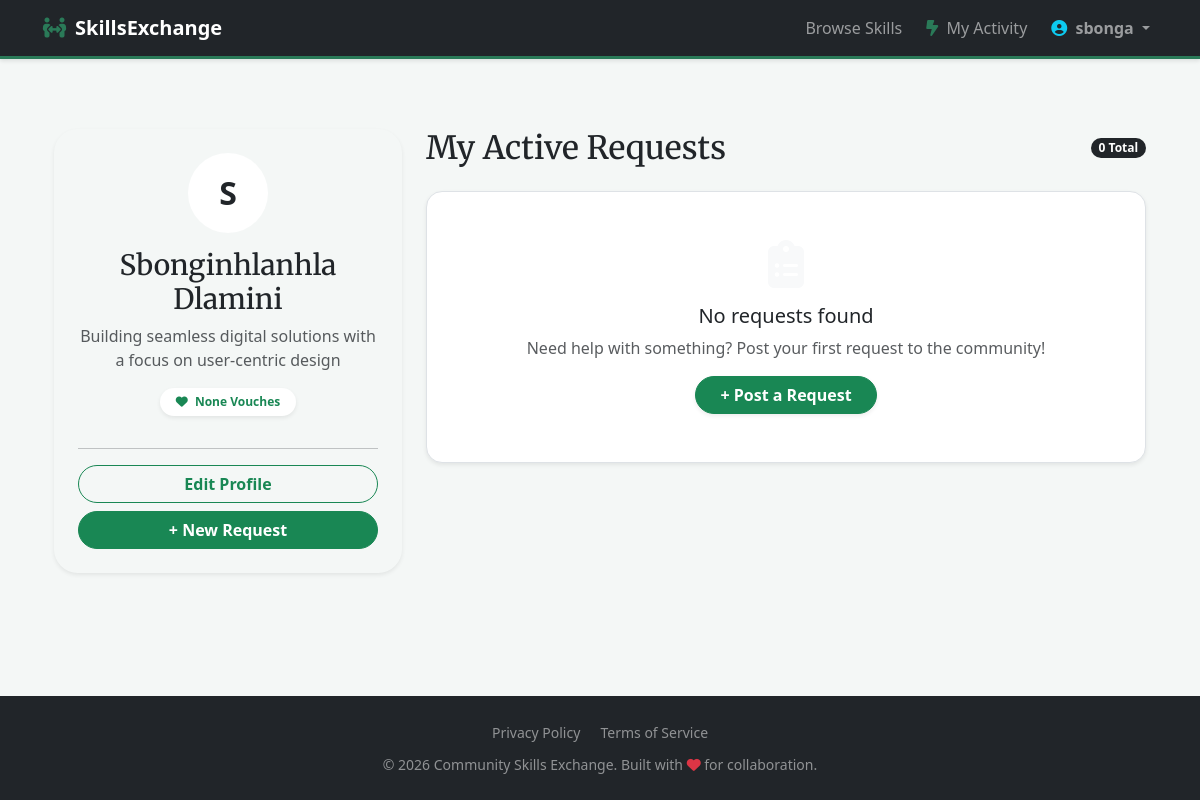
The page /dashboard (signed in) on the database its author committed.
### app/models.py (models this page shows, shortened)
class User(db.Model, UserMixin):
    id = db.Column(db.Integer, primary_key=True)
    first_name = db.Column(db.String(50), nullable=False)
    last_name = db.Column(db.String(50), nullable=False)
    username = db.Column(db.String(20), unique=True, nullable=False)
    email = db.Column(db.String(120), unique=True, nullable=False)
    certificate_file = db.Column(db.String(120), nullable=True)
    confirmed = db.Column(db.Boolean, nullable=False, default=False)
    password = db.Column(db.String(60), nullable=False)
    profile_pic = db.Column(db.String(20), nullable=False, default='default.jpg')
    headline = db.Column(db.String(100), nullable=True)
    phone = db.Column(db.String(20), nullable=True)
    bio = db.Column(db.Text, nullable=True)
    vouch_count = db.Column(db.Integer, default=0)
    skill_cat = db.Column(db.String(50), nullable=True)
    skill_level = db.Column(db.String(20), nullable=True)
    help_text = db.Column(db.Text, nullable=True)
    skills_learn = db.Column(db.String(200), nullable=True)
    time_commit = db.Column(db.String(50), nullable=True)
    languages = db.Column(db.String(100), nullable=True)
    method_zoom = db.Column(db.Boolean, default=False)
    method_inperson = db.Column(db.Boolean, default=False)
    linkedin = db.Column(db.String(150), nullable=True)
    instagram = db.Column(db.String(150), nullable=True)
    requests = db.relationship('Request', backref='author', lazy=True)
    ratings_received = db.relationship('Rating', foreign_keys='Rating.rated_user_id', backref='target', lazy=True)

### app/routes.py (the view)
@app.route("/dashboard")
@login_required
def dashboard():
    my_requests = Request.query.filter_by(user_id=current_user.id).order_by(Request.date_posted.desc()).all()
    return render_template('dashboard.html', title='My Dashboard', requests=my_requests)

### app/models.py (called while the page is built)
@login_manager.user_loader
def load_user(user_id):
    return User.query.get(int(user_id))

### app/routes.py (called while the page is built)
@app.context_processor
def inject_notifications():
    if current_user.is_authenticated:
        count = Request.query.filter_by(user_id=current_user.id).count()
        return dict(notification_count=count)
    return dict(notification_count=0)

### app/templates/dashboard.html (shortened to what this page needs)
{% extends "layout.html" %}
{% block content %}
<div class="container mt-4">
    <div class="row">
        <div class="col-md-4">
            <div class="card shadow-sm border-0 p-4 mb-4" style="border-radius: 1.5rem; background-color: var(--brand-green-light);">
                <div class="text-center">
                    <div class="user-avatar-initials mx-auto mb-3" style="width: 80px; height: 80px; font-size: 2rem; background-color: white; color: var(--brand-green); display: flex; align-items: center; justify-content: center; border-radius: 50%; font-weight: bold;">
                        {{ current_user.first_name[0] }}
                    </div>
                    <h3 class="serif-heading">{{ current_user.first_name }} {{ current_user.last_name }}</h3>
                    <p class="text-muted">{{ current_user.headline or 'No headline set yet' }}</p>
                    <div class="badge bg-white text-success px-3 py-2 rounded-pill shadow-sm mb-3">
                        <i class="fas fa-heart me-1"></i> {{ current_user.vouch_count }} Vouches
                    </div>
                </div>
                <hr>
                <div class="d-grid gap-2">
                    <a href="{{ url_for('create_profile') }}" class="btn btn-outline-success rounded-pill fw-bold">Edit Profile</a>
                    <button data-bs-toggle="modal" data-bs-target="#requestModal" class="btn btn-success rounded-pill fw-bold">+ New Request</button>
                </div>
            </div>
        </div>
        <div class="col-md-8">
            <div class="d-flex justify-content-between align-items-center mb-4">
                <h2 class="serif-heading m-0">My Active Requests</h2>
                <span class="badge rounded-pill bg-dark">{{ requests|length }} Total</span>
            </div>
            {% if requests %}
                {% for req in requests %}
                <div class="card shadow-sm border-0 mb-3 p-3" style="border-radius: 1rem;">
                    <div class="d-flex justify-content-between align-items-center">
                        <div style="flex-grow: 1;">
                            <div class="d-flex align-items-center gap-2 mb-1">
                                <h5 class="mb-0 fw-bold">{{ req.title }}</h5>
                                <span class="badge bg-light text-dark border" style="font-size: 0.7rem;">{{ req.category }}</span>
                            </div>
                            <p class="text-muted small mb-0">Offering: <span class="text-dark fw-bold">{{ req.offer }}</span></p>
                        </div>
                        <div class="text-end ms-3">
                            <small class="text-muted d-block mb-2">{{ req.date_posted.strftime('%d %b %Y') }}</small>
                            <form action="{{ url_for('delete_request', request_id=req.id) }}" method="POST" onsubmit="return confirm('Are you sure you want to delete this request?');">
                                <button type="submit" class="btn btn-sm btn-outline-danger rounded-pill px-3">
                                    <i class="fas fa-trash-alt me-1"></i> Delete
                                </button>
                            </form>
                        </div>
                    </div>
                </div>
                {% endfor %}
            {% else %}
                <div class="text-center py-5 bg-white border rounded-4 shadow-sm">
                    <div class="mb-3">
                        <i class="fas fa-clipboard-list fa-3x text-light"></i>
                    </div>
                    <h5 class="text-dark">No requests found</h5>
                    <p class="text-muted">Need help with something? Post your first request to the community!</p>
                    <button data-bs-toggle="modal" data-bs-target="#requestModal" class="btn btn-success rounded-pill px-4 fw-bold shadow-sm">+ Post a Request</button>
                </div>
            {% endif %}
        </div>
    </div>
</div>
{% endblock content %}

### app/templates/layout.html (shortened to what this page needs)
<!DOCTYPE html>
<html lang="en">
<head>
    <link href="https://cdn.jsdelivr.net/npm/bootstrap@5.3.0/dist/css/bootstrap.min.css" rel="stylesheet">
    <link rel="stylesheet" href="https://cdnjs.cloudflare.com/ajax/libs/font-awesome/6.4.0/css/all.min.css">
</head>
<body>
    <nav class="navbar navbar-expand-lg navbar-dark bg-dark sticky-top">
        <div class="container">
            <a class="navbar-brand fw-bold" href="{{ url_for('home') }}">
                <i class="fa-solid fa-people-arrows me-2 text-brand-green"></i>SkillsExchange
            </a>
            <div class="collapse navbar-collapse" id="navbarNav">
                <ul class="navbar-nav ms-auto align-items-center">
                    <li class="nav-item">
                        <a class="nav-link" href="{{ url_for('home') }}">Browse Skills</a>
                    </li>
                    {% if current_user.is_authenticated %}
                        <li class="nav-item">
                            <a class="nav-link px-3" href="{{ url_for('dashboard') }}">
                                <i class="fa-solid fa-bolt-lightning me-1 text-brand-green"></i> My Activity
                            </a>
                        </li>
                        <li class="nav-item dropdown">
                            <a class="nav-link dropdown-toggle fw-semibold" href="#" id="userDropdown" role="button" data-bs-toggle="dropdown" aria-expanded="false">
                                <i class="fa-solid fa-circle-user me-1 text-info"></i> {{ current_user.username }}
                            </a>
                        </li>
                    {% endif %}
                </ul>
            </div>
        </div>
    </nav>
    <main class="container main-container">
        {% block content %}{% endblock %}
    </main>
    <footer class="bg-dark text-white-50 py-4 mt-auto">
        <div class="container text-center">
            <div class="mb-2">
                <a href="#" class="text-white-50 me-3 text-decoration-none small">Privacy Policy</a>
                <a href="#" class="text-white-50 text-decoration-none small">Terms of Service</a>
            </div>
            <small>&copy; 2026 Community Skills Exchange. Built with <i class="fa-solid fa-heart text-danger"></i> for collaboration.</small>
        </div>
    </footer>
</body>
</html>

### app/templates/layout.html (style rules this page uses)
body { background-color: #f4f7f6; font-family: 'Segoe UI', Tahoma, Geneva, Verdana, sans-serif; display: flex; flex-direction: column; min-height: 100vh; }
.navbar { box-shadow: 0 2px 4px rgba(0,0,0,.1); border-bottom: 3px solid #2a7a58; }
.main-container { flex: 1; padding-top: 30px; padding-bottom: 50px; }
.text-brand-green { color: #2a7a58 !important; }
.serif-heading { font-family: 'Merriweather', serif; }
.card { border-radius: 12px; border: none; transition: transform 0.2s; }
.nav-link { transition: color 0.2s; position: relative; }

### rows shown on the page
User: username "sbonga", first_name "S", first_name "Sbonginhlanhla", last_name "Dlamini", headline "Building seamless digital solutions with a focus on user-centric design", vouch_count "None"

### other values the page prints
{{ requests|length }} "0"
